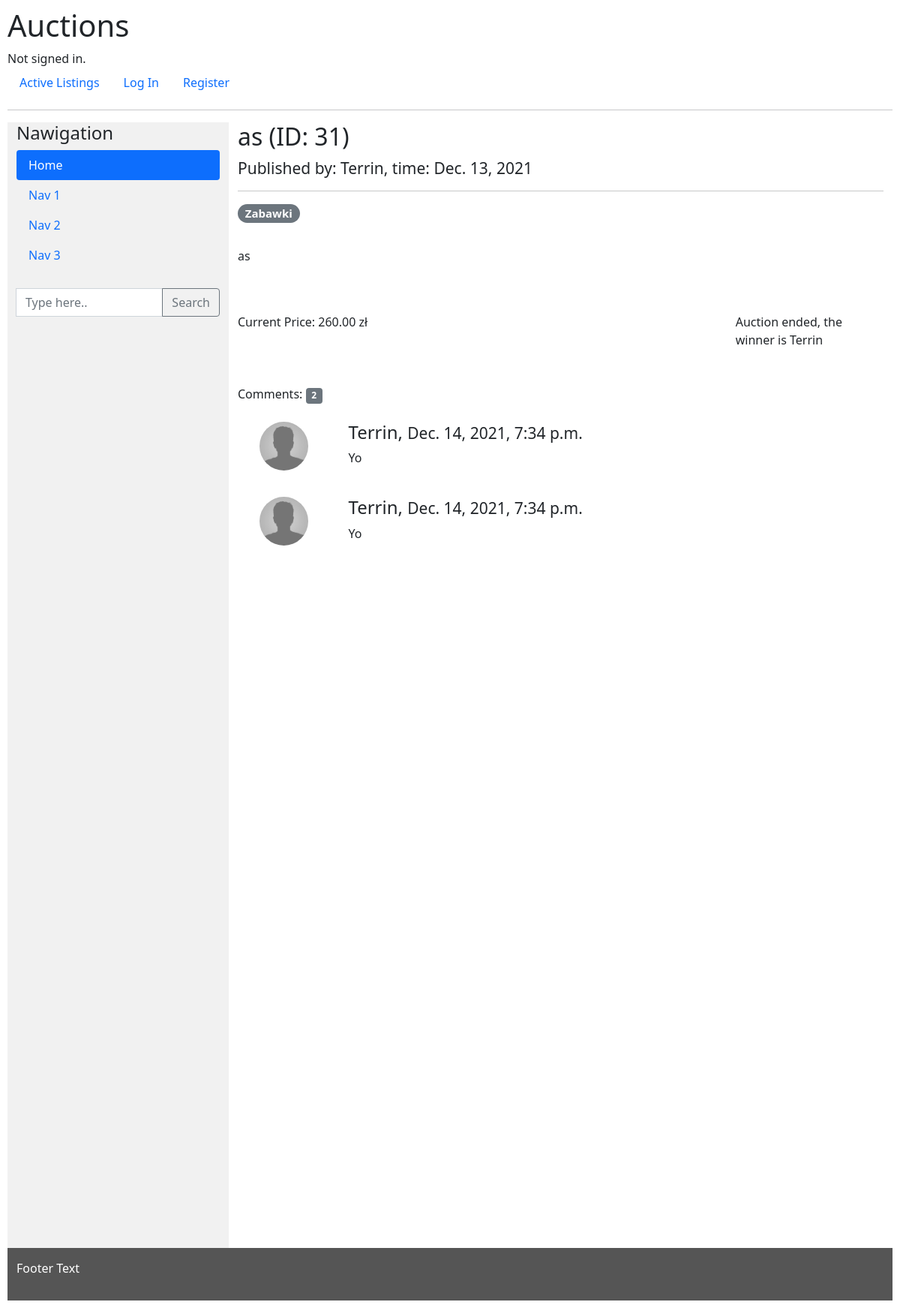
Screenshot of /auction/31 with the database file from the repository.
### auctions/models.py (models this page shows, shortened)
class Listing(models.Model):
    title = models.CharField(max_length=128)
    starting_price = models.FloatField()
    actual_price = models.FloatField(default=-1)
    description = models.CharField(max_length=1024)
    picture_url = models.URLField(null=True)
    pub_date = models.DateField()
    user = models.ForeignKey(User, on_delete=models.CASCADE, related_name="user_auctions")
    ended = models.BooleanField(default=False)
    winner = models.ForeignKey(User, on_delete=DO_NOTHING, null=True, default=None, related_name="user_wins")

class User(AbstractUser):
    watching = ManyToManyField('Listing', blank=True, related_name="users")
    pass

class Category(models.Model):
    category = models.CharField(max_length = 64)
    auctions = models.ManyToManyField(Listing, blank=True, related_name="categories")

class Bid(models.Model):
    auction = models.ForeignKey(Listing, on_delete=models.CASCADE, related_name="bids")
    bid_date = models.DateTimeField()
    bid_value = models.FloatField()
    user = models.ForeignKey(User, on_delete=models.CASCADE)

class Comment(models.Model):
    user = models.ForeignKey(User, on_delete=models.CASCADE, related_name="comments")
    auction = models.ForeignKey(Listing, on_delete=models.CASCADE, related_name="comments")
    com_date = models.DateTimeField()
    text = models.CharField(max_length=128)

### auctions/views.py (the view, shortened to what this page needs)
# urls.py: path("auction/<int:nr>", views.auction, name="auction")
def auction(request, nr):
    auc = Listing.objects.get(pk=nr)
    act_max_bid = get_auction_max_price(auc)
    max_bid = Bid.objects.filter(auction = auc).order_by('-bid_value').first()
    if max_bid == None:
        act_max_bid = auc.starting_price
    else:
        act_max_bid = max_bid.bid_value
    a = Listing.objects.get(pk=nr)
    return render(request, "auctions/auction.html", {
        "auc": Listing.objects.get(pk=nr),
        "comments": Comment.objects.filter(auction = auc),
        "price": act_max_bid,
        "max_bid": max_bid,
    })

### auctions/views.py (called while the page is built)
def get_auction_max_price(auc):
    act_max_bid = Bid.objects.filter(auction = auc).order_by('-bid_value').first()
    if act_max_bid == None:
        act_max_bid = auc.starting_price
    else:
        act_max_bid = act_max_bid.bid_value
    return act_max_bid

### auctions/templates/auctions/auction.html (shortened to what this page needs)
{% extends "auctions/layout.html" %}
{% load static %}
{% block body %}
  <h2>{{ auc.title }} (ID: {{auc.pk}})</h2>
<h4><small>Published by: {{ auc.user }}, time: {{ auc.pub_date|date }}</small></h4>
<hr>
<h5>
  {% for c in auc.categories.all %}
  <span class="badge badge rounded-pill bg-secondary">{{ c.category }}</span>
  {% endfor %}
</h5><br>
<p> {{ auc.description }}</p>
<br><br>
<div class="row">
  <div class="col-sm-9">
    <p>Current Price: {{ price|floatformat:2  }} zł</p>
  </div>
  <div class="col-sm-3">
    {% if auc.ended %}
    Auction ended, the winner is {{ auc.winner }}
    {% endif %}
  </div>
</div>
<br><br>
Comments: <span class="badge bg-secondary">{{ auc.comments.count }}</span>
<br><br>
<div class="row">
{% for com in comments %}
  <div class="col-sm-2 text-center">
    <img src="{% static 'auctions/no-avatar.png' %}" class="rounded-circle" height="65" width="65" alt="Avatar">
  </div>
  <div class="col-sm-10">
    <h4>{{ com.user }}, <small>{{ com.com_date }}</small></h4>
    <p>{{ com.text }}</p>
    <br>
  </div>
  <br>
{% endfor %}
</div>
{% endblock %}

### auctions/static/auctions/styles.css (style rules this page uses)
body { padding: 10px; }

### rows the page displays
Listing: title "as", pk "31", user "Terrin", pub_date "Dec. 13, 2021", description "as", winner "Terrin", comments.count "2"
Category: category "Zabawki"
Bid: bid_value "260.00"
Comment: user "Terrin", com_date "Dec. 14, 2021, 7:34 p.m.", text "Yo"
Comment: user "Terrin", com_date "Dec. 14, 2021, 7:34 p.m.", text "Yo"
